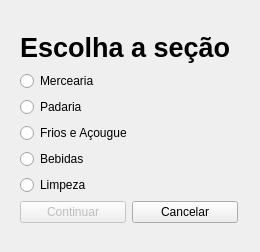
<?xml version="1.0" encoding="UTF-8"?>
<ui version="4.0">
 <class>Verifica</class>
 <widget class="QWidget" name="Verifica">
  <property name="windowModality">
   <enum>Qt::ApplicationModal</enum>
  </property>
  <property name="geometry">
   <rect>
    <x>0</x>
    <y>0</y>
    <width>260</width>
    <height>252</height>
   </rect>
  </property>
  <property name="windowTitle">
   <string>Escolha a Seção</string>
  </property>
  <widget class="QWidget" name="layoutWidget">
   <property name="geometry">
    <rect>
     <x>20</x>
     <y>30</y>
     <width>218</width>
     <height>193</height>
    </rect>
   </property>
   <layout class="QVBoxLayout" name="verticalLayout_3">
    <item>
     <layout class="QVBoxLayout" name="verticalLayout_2">
      <item>
       <layout class="QVBoxLayout" name="verticalLayout">
        <item>
         <widget class="QLabel" name="label">
          <property name="font">
           <font>
            <pointsize>20</pointsize>
            <weight>75</weight>
            <italic>false</italic>
            <bold>true</bold>
           </font>
          </property>
          <property name="text">
           <string>Escolha a seção</string>
          </property>
         </widget>
        </item>
        <item>
         <widget class="QRadioButton" name="radioButton_5">
          <property name="text">
           <string>Mercearia</string>
          </property>
         </widget>
        </item>
        <item>
         <widget class="QRadioButton" name="radioButton_4">
          <property name="text">
           <string>Padaria</string>
          </property>
         </widget>
        </item>
        <item>
         <widget class="QRadioButton" name="radioButton">
          <property name="text">
           <string>Frios e Açougue</string>
          </property>
         </widget>
        </item>
        <item>
         <widget class="QRadioButton" name="radioButton_2">
          <property name="text">
           <string>Bebidas</string>
          </property>
         </widget>
        </item>
        <item>
         <widget class="QRadioButton" name="radioButton_3">
          <property name="text">
           <string>Limpeza</string>
          </property>
         </widget>
        </item>
       </layout>
      </item>
     </layout>
    </item>
    <item>
     <layout class="QHBoxLayout" name="horizontalLayout">
      <item>
       <widget class="QPushButton" name="BTN_CONTINUAR">
        <property name="enabled">
         <bool>false</bool>
        </property>
        <property name="text">
         <string>Continuar</string>
        </property>
       </widget>
      </item>
      <item>
       <widget class="QPushButton" name="BTN_CANCELAR">
        <property name="text">
         <string>Cancelar</string>
        </property>
       </widget>
      </item>
     </layout>
    </item>
   </layout>
  </widget>
 </widget>
 <resources/>
 <connections/>
</ui>
